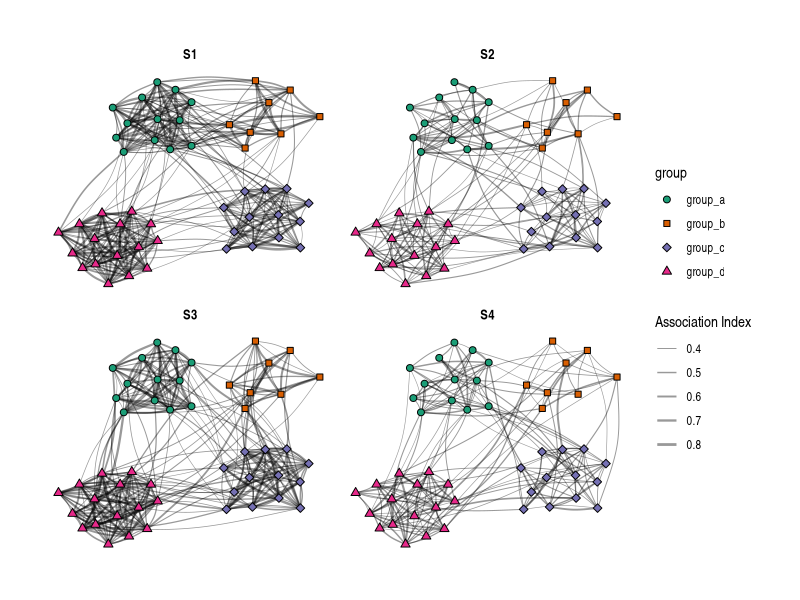
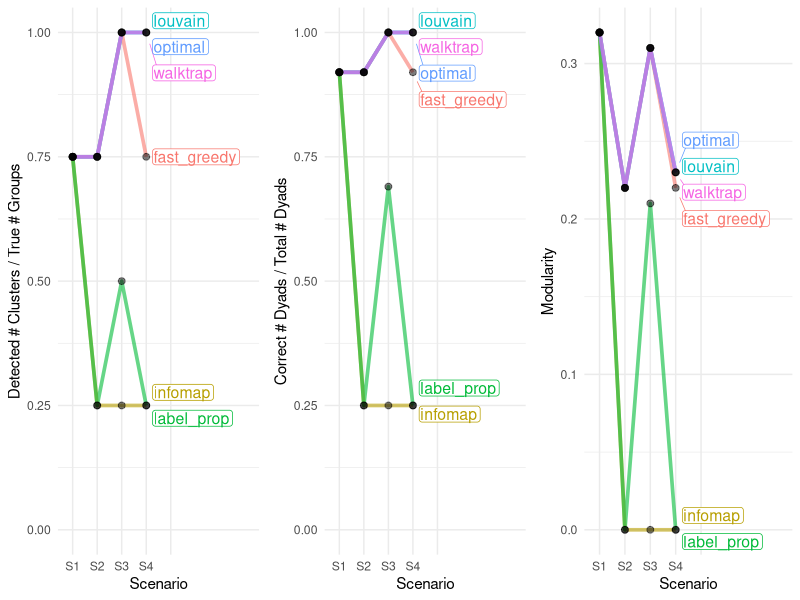
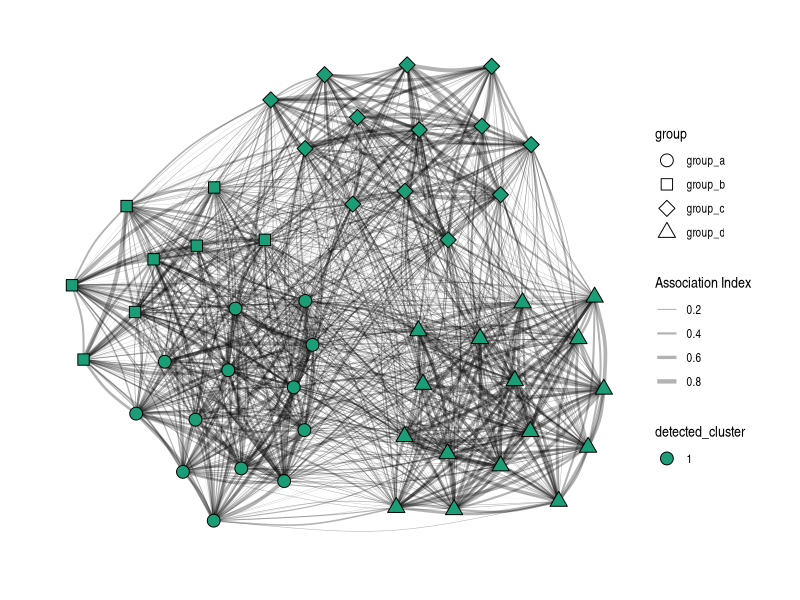

Here is the R script that generated these plots, in order:
## ---- chunk 1
rm(list = ls())
library(tidyverse)
library(tidygraph)
library(ggraph)
library(igraph)
## ---- chunk 2
# Specify number of individuals and groups (or clusters)
n_inds <- 50
n_groups <- 4

# Create IDs for all individuals and assign random social groups to individuals
set.seed(1209)
individual_df <- tibble(
  Ind = paste0("ind_", str_pad(1:n_inds, width = nchar(n_inds), pad = "0")),
  Group = sample(x = paste0("group_", letters[1:n_groups]),
                 size = n_inds,
                 replace = T))

# Create a dataframe with all possible combinations of individuals except 'self-relationships'
network_df <- expand.grid(Ind_A = individual_df$Ind,
                          Ind_B = individual_df$Ind,
                          stringsAsFactors = F) %>%
  left_join(select(individual_df, Ind_A = Ind, Ind_A_Group = Group),
            by = "Ind_A") %>% 
  left_join(select(individual_df, Ind_B = Ind, Ind_B_Group = Group),
            by = "Ind_B") %>% 
  filter(Ind_A != Ind_B)

# Limit the dataframe to one row per dyad for an undirected network
network_df <- network_df %>% 
  arrange(Ind_A, Ind_B) %>% 
  mutate(dyad = if_else(Ind_A < Ind_B, paste0(Ind_A, "_", Ind_B),
                        paste0(Ind_B, "_", Ind_A))) %>% 
  distinct(dyad, .keep_all = T)

# Set the parameters (i.e. shape parameters of the beta distribution) for all 4
# scenarios
bgr <- c(1, 8)
bcgr_1 <- c(3, 8)
wgr_1 <- wgr_3 <- c(8, 8)
bcgr_2 <- c(1.5, 8)
wgr_2 <- wgr_4 <- c(4, 8)

get_weights <- function(network_df, wgr, bgr, bcgr = NA, close_groups = NA){
  # Create empty vector for all weights
  weights = rep(NA_real_, time = nrow(network_df))
  # Go through all dyads and sample from respective distribution, dependent on
  # the group membership of both individuals
  for(i in seq_along(weights)){
    ind_A_group <- network_df[i, "Ind_A_Group"]
    ind_B_group <- network_df[i, "Ind_B_Group"]
    # Both individuals in same group
    if(ind_A_group == ind_B_group){
      weights[i] <- rbeta(n = 1, shape1 = wgr[1], shape2 = wgr[2])
    }
    # Individuals in different groups
    if(ind_A_group != ind_B_group){
      weights[i] <- rbeta(n = 1, shape1 = bgr[1], shape2 = bgr[2])
    }
    # If some groups are 'closer' to each other, use specified distributions for
    # this kind of relationships
    if(all(!is.na(bcgr)) & all(!is.na(close_groups)) &
       ind_A_group != ind_B_group &
       ind_A_group %in% close_groups & 
       ind_B_group %in% close_groups){
      weights[i] <- rbeta(n = 1, shape1 = bcgr[1], shape2 = bcgr[2])
      }
  }
  return(weights)
}

set.seed(1209)
network_df$S1 <- get_weights(network_df, wgr = wgr_1, bgr = bgr, bcgr = bcgr_1,
                             close_groups = c("group_a", "group_b"))
network_df$S2 <- get_weights(network_df, wgr = wgr_2, bgr = bgr, bcgr = bcgr_2,
                             close_groups = c("group_a", "group_b"))
network_df$S3 <- get_weights(network_df, wgr = wgr_3, bgr = bgr)
network_df$S4 <- get_weights(network_df, wgr = wgr_4, bgr = bgr)

set.seed(1209)
clustered_network_plot <- network_df %>% 
  pivot_longer(cols = matches("S\\d"),
               names_to = "Scenario",
               values_to = "weight") %>% 
  select(from = Ind_A, to = Ind_B, weight, Scenario) %>% 
  filter(weight >= 0.3) %>% 
  as_tbl_graph(directed = FALSE) %>% 
  activate(nodes) %>% 
  left_join(distinct(individual_df, name = Ind, group = Group),
            by = "name") %>% 
  ggraph(., layout = "fr") +
  geom_edge_arc(aes(width = weight),
                alpha = 0.4, strength = 0.1) +
  scale_edge_width(name = "Association Index",
                   range = c(0.2, 1)) +
  geom_node_point(aes(fill = group, shape = group),
                  size = 2) +
  scale_fill_brewer(type = "qual", palette = 2) +
  scale_shape_manual(values = c(21, 22, 23, 24)) +
  facet_edges(~Scenario) +
  theme_graph()
## ---- chunk 3
clustered_network_plot
## ---- chunk 4
df_to_network <- function(network_df, weight_col){
  network <- graph_from_data_frame(select(network_df,
                                          from = Ind_A, to = Ind_B,
                                          weight = matches(weight_col)),
                              directed = FALSE)
  return(network)
}

network_1 <- df_to_network(network_df, weight_col = "S1")
network_2 <- df_to_network(network_df, weight_col = "S2")
network_3 <- df_to_network(network_df, weight_col = "S3")
network_4 <- df_to_network(network_df, weight_col = "S4")
## ---- chunk 5
network_1
## ---- chunk 6
cluster_fast_greedy(network_1)
## ---- chunk 7
get_communities <- function(igraph_network, cluster_method = NULL){
  if(is.null(cluster_method)) { stop("no method specificied") }
  community_object <- do.call(cluster_method, list(igraph_network))
  return(tibble(Ind = community_object$names,
                Ind_Cluster = community_object$membership,
                global_modularity = modularity(igraph_network,
                                               community_object$membership,
                                               weights = E(igraph_network)$weight),
                method = cluster_method) %>% 
           arrange(Ind))
}
## ---- chunk 8
get_communities(network_1, "cluster_fast_greedy")
## ---- chunk 9
networks <- grep("network_\\d", ls(), value = T)
cluster_methods <- c("cluster_fast_greedy", "cluster_infomap",
                     "cluster_label_prop", "cluster_optimal",
                     "cluster_louvain", "cluster_walktrap")

for(network_i in seq_along(networks)){
  for(cluster_method_j in seq_along(cluster_methods)){
    df_temp <- get_communities(igraph_network = get(networks[[network_i]]),
                               cluster_method = cluster_methods[[cluster_method_j]])
    df_temp$network <- networks[[network_i]]
    if(network_i == 1 & cluster_method_j == 1) community_df <- df_temp
    else community_df <- bind_rows(community_df, df_temp)
  }
}

# Show structure of created dataframe
str(community_df)
## ---- chunk 10
# Set up dataframe for loop
cluster_summary <- tibble(
  Cluster_method = rep(cluster_methods, each = length(networks)),
  Scenario = rep(networks, times = length(cluster_methods)),
  Dyads_n = length(unique(network_df$dyad)),
  Groups_n = length(unique(network_df$Ind_A_Group)),
  Clusters_n = NA,
  Dyads_correct_n = NA,
  Dyads_correct_prop = NA,
  Modularity = NA)
  
# Use a loop to summarize for all methods and networks the 1) number of clusters
# in comparison to simulated groups, and 2) the number of dyads correctly placed
# together in a cluster.
for(row_i in 1:nrow(cluster_summary)){
  community_temp <- filter(community_df,
                           method == cluster_summary[row_i,]$Cluster_method &
                           network == cluster_summary[row_i,]$Scenario)
  
  cluster_summary_temp <- network_df %>%
    select(Ind_A, Ind_B, Ind_A_Group, Ind_B_Group) %>%
    left_join(select(community_temp, Ind_A = Ind, Ind_A_Cluster = Ind_Cluster),
              by = "Ind_A") %>%
    left_join(select(community_temp, Ind_B = Ind, Ind_B_Cluster = Ind_Cluster),
              by = "Ind_B") %>%
    mutate(same_group = (Ind_A_Group == Ind_B_Group),
           same_cluster = (Ind_A_Cluster == Ind_B_Cluster))
  
    cluster_summary[row_i,]$Clusters_n = length(unique(community_temp$Ind_Cluster))
    cluster_summary[row_i,]$Dyads_correct_n = sum(cluster_summary_temp$same_group == cluster_summary_temp$same_cluster)
    cluster_summary[row_i,]$Modularity = unique(community_temp$global_modularity)
}

# Calculate variables comparing simulated with detected clusters and apply some
# other cosmetic changes
cluster_summary <- cluster_summary %>% 
  mutate(Dyads_correct_prop = Dyads_correct_n/Dyads_n,
         Clusters_vs_Groups = Clusters_n/Groups_n,
         Scenario = str_replace(Scenario, "network_", "S"),
         Cluster_method = str_remove(Cluster_method, "cluster_")) %>% 
  mutate_if(is.numeric, ~round(., 2))
## ---- chunk 11
knitr::kable(cluster_summary)
## ---- chunk 12
create_plot <- function(df, y_var, y_title){
  y_var <- sym(y_var)
  ggplot(data = df,
            aes(x = Scenario, y = !!y_var, group = Cluster_method, color = Cluster_method)) +
  geom_line(size = 1.25, alpha = .6) +
  geom_point(color = "black", size = 2, alpha = .5) +
  ggrepel::geom_label_repel(data = filter(df, Scenario == "S4"),
            aes(x = Scenario, y = !!y_var, color = Cluster_method, label = Cluster_method),
            size = 4,
            hjust = 0, nudge_x = .5, direction = "y",
            label.padding = .1, point.padding = .5, segment.size = .25,
            show.legend = F) +
  scale_x_discrete(limits = c("S1", "S2", "S3", "S4", rep("", 4))) +
  scale_y_continuous(name = y_title, limits = c(0, NA)) +
  theme_minimal() +
  theme(legend.position = "none")
}

cluster_plot <- create_plot(df = cluster_summary,
                            y_var = "Clusters_vs_Groups",
                            y_title = "Detected # Clusters / True # Groups")
dyad_plot <- create_plot(df = cluster_summary,
                         y_var = "Dyads_correct_prop",
                         y_title = "Correct # Dyads / Total # Dyads")
modularity_plot <- create_plot(df = cluster_summary,
                               y_var = "Modularity",
                               y_title = "Modularity")

cowplot::plot_grid(cluster_plot, dyad_plot, modularity_plot, ncol = 3)
## ---- chunk 13
network_df %>% 
  select(from = Ind_A, to = Ind_B, weight = S1) %>% 
  as_tbl_graph(directed = FALSE) %>% 
  activate(nodes) %>% 
  left_join(distinct(individual_df, name = Ind, group = Group),
            by = "name") %>%
  mutate(detected_cluster = as.factor(group_louvain())) %>% 
  ggraph(., layout = "fr") +
  geom_edge_arc(aes(width = weight),
                alpha = 0.3, strength = 0.1) +
  scale_edge_width(name = "Association Index", range = c(0, 1.5)) +
  geom_node_point(aes(fill = detected_cluster, shape = group),
                  color = "black", size = 4) +
  scale_fill_brewer(type = "qual", palette = 2) +
  scale_shape_manual(values = c(21, 22, 23, 24)) +
  theme_graph() +
  guides(fill = guide_legend(override.aes = list(shape=21)))
